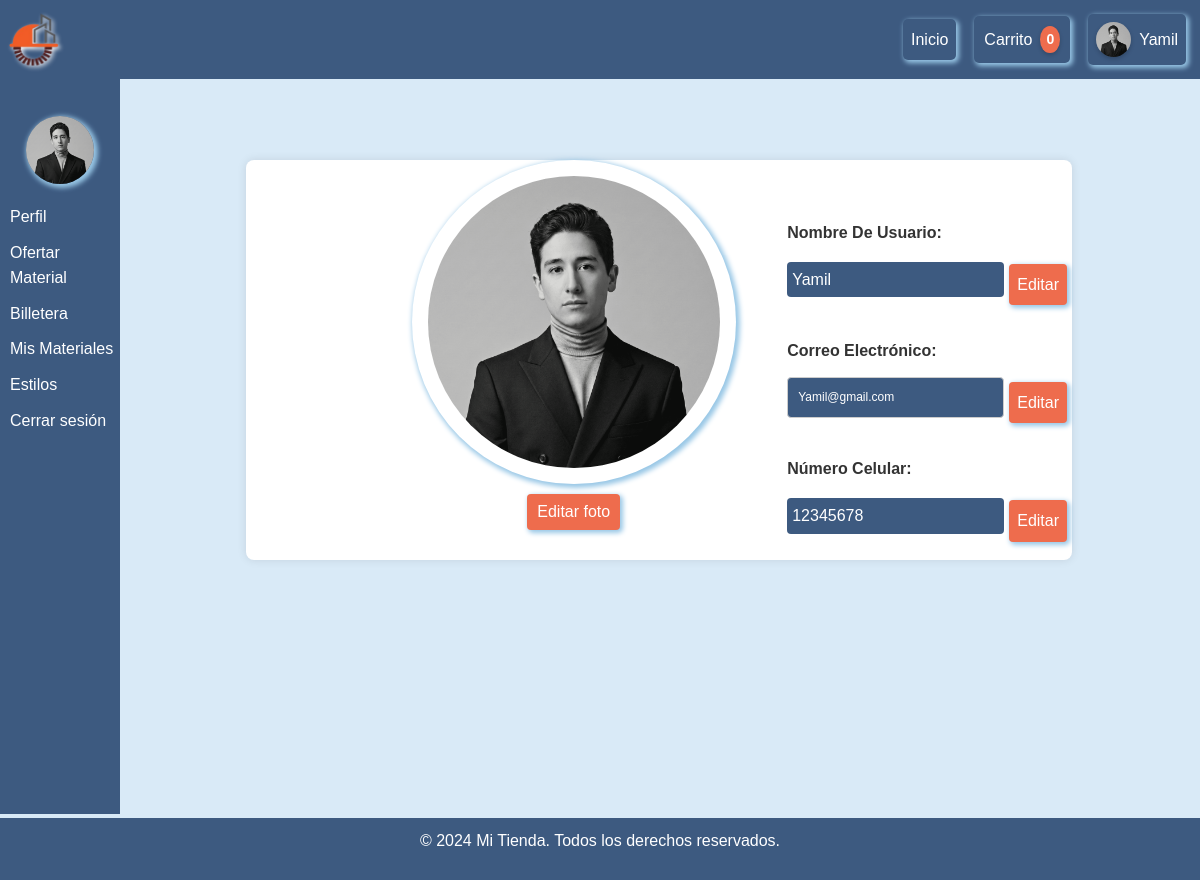
Page /perfil/ (signed in) on the committed database.
### sitioWeb/models.py (models this page shows, shortened)
class Usuario(models.Model):
    idUsuario = models.AutoField(primary_key=True,null= False ,blank=False)  # Identificador único del usuario
    nombre = models.CharField(max_length=100,null= False ,blank=False)  # Nombre del usuario
    contraseña = models.CharField(max_length=100,null= False ,blank=False,default='00000000')  # Contraseña del usuario
    correo = models.EmailField(unique=True,null= False ,blank=False,)  # Correo único
    celular = models.CharField(max_length=15, null=True, blank=True)  # Campo nuevo para celular
    foto = models.ImageField(upload_to='fotos/', blank=True, null=True)  # Foto de perfil
    fecha_creacion = models.DateTimeField(auto_now_add=True)  # Fecha y hora de creación
    estadoUsuario = models.BooleanField(default=True)  # Estado del usuario (habilitado o no)
    billetera = models.DecimalField(max_digits=10, decimal_places=2, default=0)  # Saldo de la billetera, por defecto 0
    class Meta:
        db_table = "Usuarios"
        verbose_name = "Usuario"
        verbose_name_plural = "Usuarios"

### sitioWeb/views.py (the view, shortened to what this page needs)
# urls.py: path('perfil/', perfil_view, name='perfil'),
def perfil_view(request):
    user_id = request.session.get('user_id')
    if not user_id:
        return redirect('login')  # Redirigir al login si no está autenticado
    user = Usuario.objects.get(idUsuario=user_id)
    carritos = CarritoProducto.objects.filter(usuario=user,producto__estado_producto=True)
    cantidad_carrito = carritos.count()
    config_logo = ConfiguracionLogo.objects.first()
    colores_personalizados = PersonalizarColores.objects.filter(usuario_id=user_id).first()
    return render(request, 'perfil.html', {"user_id":user_id,'user': user,'is_profile_page': True,'carritos': carritos,'cantidad_carrito': cantidad_carrito,'config_logo': config_logo, "masTemas":colores_personalizados})

### sitioWeb/templates/perfil.html (shortened to what this page needs)
{% extends 'base.html' %}
{% load static %}
{% block contenidos %}
    {% include 'cuenta.html' %}
    {% include 'barraPerfil.html' %}
{% endblock %}

### sitioWeb/templates/barraNavegacion.html (shortened to what this page needs)
{% load static %}
<nav class="navbar">
    <div class="logo">
        <a href="{% url 'base' %}">
            {% if config_logo and config_logo.logo %}
                <img src="{{ config_logo.logo.url }}" alt="Logo" class="logo-img">
            {% else %}
                <img src="{% static 'LogoIS_Oficial.png' %}" alt="Logo" class="logo-img">
            {% endif %}
        </a>
    </div>
    <div class="nav-links" id="navLinks">
        <a href="{% url 'base' %}" class="nav-link">Inicio</a>
         <div class="dropdown">
            <button class="dropbtn">Carrito <span id="carrito-contador">{{ cantidad_carrito }}</span></button>
        </div>
                {% if request.session.user_id %}
                <a href="{% url 'perfil' %}" class="nav-link">
                    {% if user.foto %}
                        <img src="{{ user.foto.url }}" alt="Foto de perfil" class="profile-img">
                    {% else %}
                        <img src="{% static 'default-profile.png' %}" alt="Foto de perfil" class="profile-img">
                    {% endif %}
                    {{ user.nombre }}
                </a>
                {% else %}
                    <a href="#" class="nav-link" id="loginBtn">
                        <img src="{% static 'default-profile.png' %}" alt="Perfil" class="profile-img">
                        Iniciar Sesión
                    </a>
                {% endif %}
    </div>
</nav>

### sitioWeb/templates/cuenta.html (shortened to what this page needs)
<div class="profile-config" >
    <form method="POST" enctype="multipart/form-data">
        <div class="profile-photo">
            <img id="preview" src="{% if user.foto %}{{ user.foto.url }}{% else %}/static/default-profile.png{% endif %}" alt="Foto de perfil">
            <div id="botones-contenedor">
                <button class = editaFoto type="button" id="editar-imagen">Editar foto</button>
            </div>
        </div>
        <div class="datos-principal">
            <label for="name">Nombre De Usuario:</label>
            <div style="display: flex; align-items: center;">
                <input type="text" id="name" name="nombre" value="{{ user.nombre }}" readonly>
                <button class = agregar-editaPerfil type="button" id="editar-nombre">Editar</button>
            </div>
            <label for="email">Correo Electrónico:</label>
            <div style="display: flex; align-items: center;">
                <input type="text" id="email" name="correo" value="{{ user.correo }}" readonly>
                <button class = agregar-editaPerfil type="button" id="editar-correo">Editar</button>
            </div>
            <label for="celular">Número Celular:</label>
            <div style="display: flex; align-items: center;">
                <input type="text" id="celular" name="celular" value="{{ user.celular }}" readonly>
                <button class = agregar-editaPerfil type="button" id="editar-celular">Editar</button>
            </div>
        </div>
    </form>
</div>

### sitioWeb/templates/barraPerfil.html (shortened to what this page needs)
{% load static %}
<link rel="stylesheet" href="{% static 'personalizar.css' %}">
<div class="menu-perfil">
    <img id="previewed" src="{% if user.foto %}{{ user.foto.url }}{% else %}/static/default-profile.png{% endif %}" alt="Foto de Perfil">
    <ul class="lista-perfil">
        <li><a href="{% url 'perfil' %}">Perfil</a></li>
        <li><a href="{% url 'ofertar' %}" class="ofertarMa"> Ofertar Material</a></li>
        <li><a href="{% url 'billetera' %}">Billetera</a></li>
        <li><a href="{% url 'mis_materiales' %}">Mis Materiales</a></li>
        <li><a href="#" id="openVentanaEstilos">Estilos</a></li>
        <li><a href="{% url 'logout' %}" id= "cerrarSesionPerfil" class="logoutS">Cerrar sesión</a></li>
    </ul>
</div>

### sitioWeb/static/styles.css (style rules this page uses)
:root { --primary-color: #02735E; --secondary-color: #014040; --tertiary-color:#F27405; --text-color: #333; --background-color: #f4f4f4; --white: #ffffff; --cancelarColor:#6c757d; --cancelarHover:#495057; --cancelarActive:#5a6268; --eliminarColor:#dc3545; --eliminarHover:#b51e2a; --eliminarActive:#c82333; }
* { margin: 0; padding: 0; box-sizing: border-box; }
body { margin: 0; padding: 0; font-family: Arial, sans-serif; line-height: 1.6; color: var(--text-color); background-color: var(--background-color); padding-bottom: 3em; position: relative; min-height: 100vh; overflow-x: hidden; }

### sitioWeb/static/perfil.css (style rules this page uses)
.menu-perfil { width: 12%; background-color: var(--primary-color); padding-top: 10px; height: calc(100vh - 60px); position: fixed; top: 74px; left: 0; z-index: 1; color: #fff; }
.menu-perfil img { width: 4.25rem; height: 4.25rem; border-radius: 50%; display: block; margin: 0 auto 20px auto; object-fit: cover; box-shadow:2px 2px 5px 2px var(--secondary-color); margin-top: 2rem; }
.lista-perfil { list-style-type: none; padding: 0px; }
.lista-perfil li { margin-bottom: 10px; width: 100%; box-sizing: border-box; }
.lista-perfil li a { color: #fff; text-decoration: none; display: block; padding-left: 10px; width: 100%; box-sizing: border-box; }
.profile-config { display:flex; flex-direction:row; justify-content: space-between; gap: 5rem; background-color: var(--white); border-radius: 8px; box-shadow: 0 0 10px rgba(0, 0, 0, 0.1); margin-left: 5rem; margin-top: 3rem; position: relative; z-index: 1; box-sizing: border-box; }
.profile-photo { display:flex; flex-direction:column; align-items:center; text-align: center; margin-bottom: 20px; width: 100%; max-width: 25rem; }
.profile-config form { display: flex; flex-direction: row; justify-content:space-between; width: 100%; padding: 0 0 0 6rem ; margin: 0; }
.datos-principal { display: block; box-sizing: border-box; margin-top: 2rem; text-align: left; border-right: 5rem; }
.datos-principal label { display: block; padding: 0.5rem 0; }
.datos-principal input { display: block; box-sizing: border-box; }
.profile-photo img { width: 20.25rem; height: 20.25rem; border-radius: 50%; display: block; object-fit: cover; padding: 1rem; box-shadow:2px 2px 5px 2px var(--secondary-color); }
#botones-contenedor { display: flex; justify-content: flex-end; gap: 3rem; }
#editar-imagen { display: block; background-color:var(--tertiary-color); color: var(--white); border: none; padding: 5px 10px; border-radius: 4px; cursor: pointer; margin-top: 10px; }
.editaFoto { display: inline-block; background-color: var(--primary-color); color: var(--white); padding: 0.5rem 1rem; border: none; border-radius: 4px; cursor: pointer; transition: background-color 0.3s ease, color 0.3s ease, font-size 0.3s ease; font-size: 16px; text-align: center; box-shadow: 2px 2px 5px 1px var(--secondary-color); }
label { display: flex; flex-direction: column; margin-top: 20px; }
.profile-config form input { background: var(--primary-color); padding: 5px; margin-bottom: 10px; border: none; color: var(--white); height: auto; }
#email { padding: 10px; border: 1px solid #ccc; font-size: 12px; transition: font-size 0.3s ease; }
.logoutS { text-decoration: none; background-color: var(--primary-color); color: var(--white); }
.agregar-editaPerfil { display: inline-block; background-color: var(--tertiary-color); color: var(--white); padding: 8px 8px 8px 8px; border: none; border-radius: 4px; cursor: pointer; transition: background-color 0.3s ease, color 0.3s ease, font-size 0.3s ease; font-size: 16px; text-align: center; box-shadow: 2px 2px 5px 1px var(--secondary-color); margin : 5px; height:auto; position: relative; top:0% }
@media (min-width: 1024px) { .menu-perfil { position: fixed; width: 10%; height: calc(100vh - 60px); left:0; } }
@media (min-width: 1024px) { .profile-config { margin-left: 16%; margin-right: 4rem; width: 75%; padding-left: 4rem; } }
@media (min-width: 1024px) { .profile-config form { width: 100%; padding: 0 0 0 4rem ; margin: 0; } }

### sitioWeb/static/ofertar.css (style rules this page uses)
label { display: block; margin-bottom: 5px; font-weight: bold; }
input[type="text"], input[type="number"], select, textarea { width: 100%; padding: 10px; border: 1px solid #ddd; border-radius: 4px; font-size: 16px; }

### sitioWeb/static/productos_usuario.css (style rules this page uses)
label { display: block; margin-bottom: 5px; font-weight: bold; }
input[type="text"], input[type="number"], select, textarea { width: 100%; padding: 10px; border: 1px solid #ddd; border-radius: 4px; font-size: 16px; }

### rows in the picture
Usuario: foto (picture), nombre "Yamil", correo "Yamil@gmail.com", celular "12345678"

### other values in the picture
{{ cantidad_carrito }} "0"
